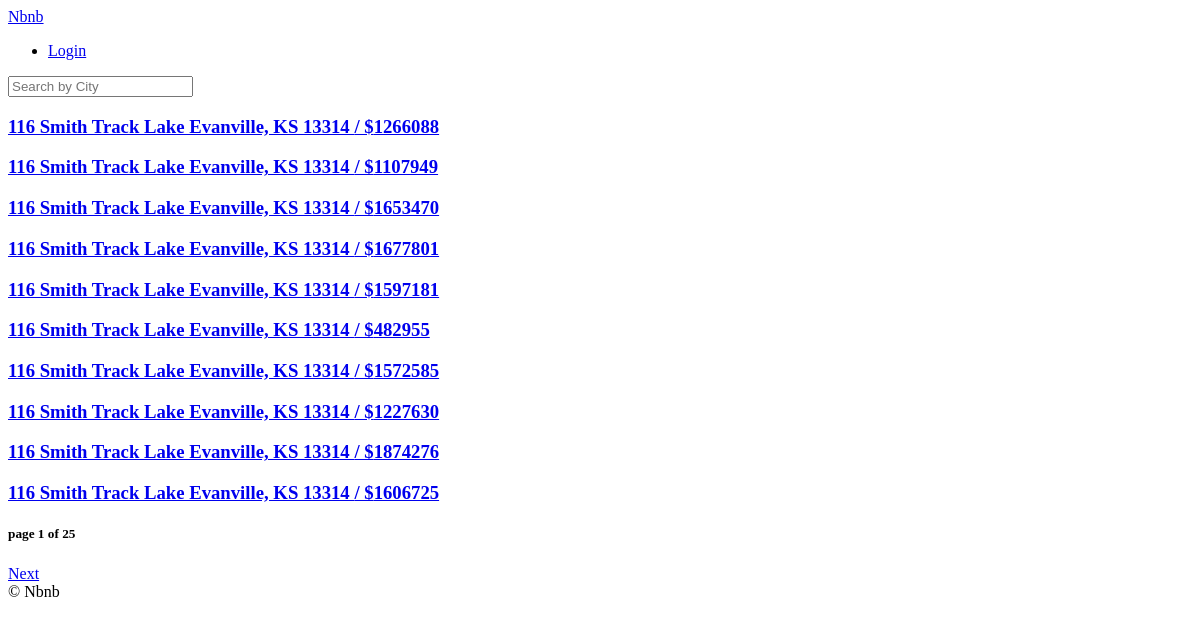
/, run on an earlier commit of the app's database.
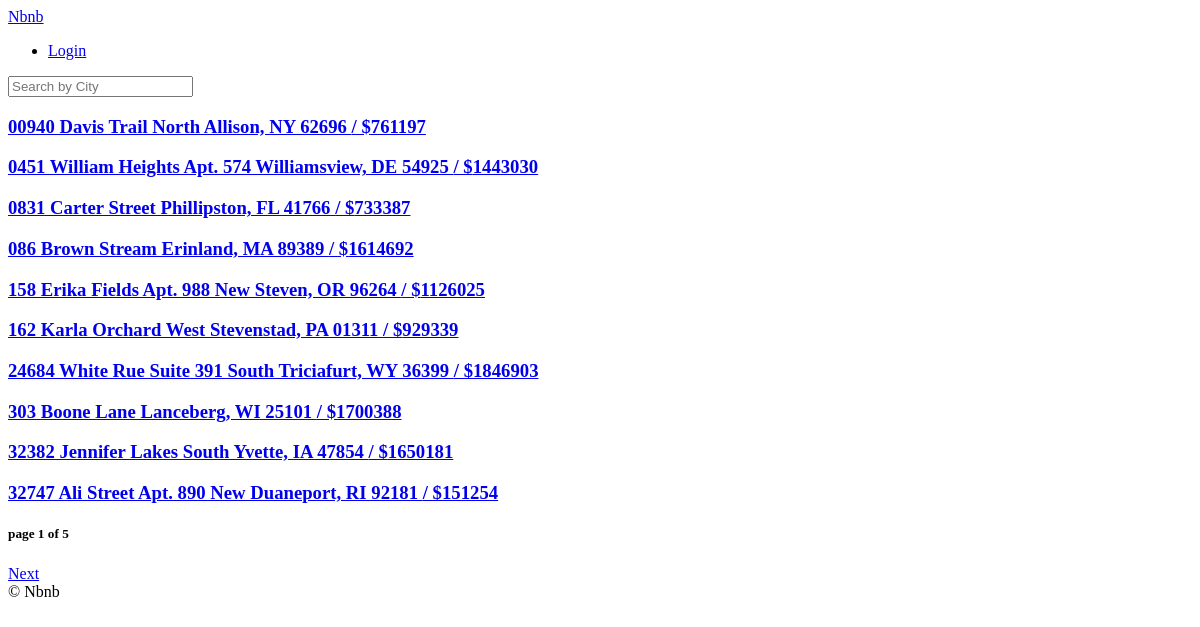
And on a later commit of the database.
### rooms/models.py (models this page shows, shortened)
class Room(core_models.TimeStampedModel):
    name = models.CharField(max_length=140, null=True, blank=True)
    description = models.TextField(null=True, blank=True)
    country = CountryField(null=True, blank=True)
    city = models.CharField(max_length=80, null=True, blank=True)
    price = models.IntegerField(null=True, blank=True)
    address = models.CharField(max_length=140, null=True, blank=True)
    beds = models.IntegerField(null=True, blank=True)
    bedrooms = models.IntegerField(null=True, blank=True)
    baths = models.IntegerField(null=True, blank=True)
    guests = models.IntegerField(null=True, blank=True)
    check_in = models.TimeField(null=True, blank=True)
    check_out = models.TimeField(null=True, blank=True)
    instant_book = models.BooleanField(default=False, null=True, blank=True)
    host = models.ForeignKey(
        user_models.User,
        related_name="rooms",
        on_delete=models.CASCADE,
        null=True,
        blank=True,
    )
    roomtype = models.ForeignKey(
        RoomType,
        on_delete=models.SET_NULL,
        null=True,
    )
    amenities = models.ManyToManyField(Amenity, related_name="rooms")
    facilities = models.ManyToManyField(Facility, related_name="rooms")
    house_rules = models.ManyToManyField(HouseRule, related_name="rooms")

### rooms/views.py (the view)
# urls.py: urlpatterns = [path("", room_views.Homeview.as_view(), name="home")]
class Homeview(ListView):
    model = models.Room
    paginate_by = 10
    paginate_orphans = 5
    ordering = "name"
    page_kwarg = "page"
    template_name = "rooms/room_list.html"

### templates/rooms/room_list.html (shortened to what this page needs)
{% extends "base.html" %}
{% block content %}
{% for room in page_obj.object_list %}
<h3>
    <a href="{% url 'rooms:detail' room.pk %}">{{room.name}} / ${{room.price}}</a>
</h3>
{% endfor %}
<h5>page {{page_obj.number}} of {{page_obj.paginator.num_pages}} </h5>
{% if page_obj.has_next %}
<a href="?page={{page_obj.number|add:1}}">Next</a>
{% endif %}
{% endblock content %}

### templates/base.html (shortened to what this page needs)
<!DOCTYPE html>
<html lang="en">
<head>
</head>
<body>
    <header>
        {% include "partials/nav.html" %}
        {% block search-bar %}
        <form mehod="get" action="{% url 'rooms:search' %}">
            <input name="city" placeholder="Search by City" />
        </form>
        {% endblock search-bar %}
    </header>
    {% block content %}{% endblock %}
    {% include "partials/footer.html" %}
</body>
</html>

### templates/partials/nav.html
<a href="{% url 'core:home' %}">Nbnb</a>
<ul>
    <li><a href={% url "users:login" %}>Login</a></li>
</ul>

### templates/partials/footer.html
<footer>
    &copy; Nbnb
</footer>

What changed in the data, as far as the page shows it:
removed Room: name "116 Smith Track Lake Evanville, KS 13314", price "1266088"
removed Room: name "116 Smith Track Lake Evanville, KS 13314", price "1107949"
removed Room: name "116 Smith Track Lake Evanville, KS 13314", price "1653470"
removed Room: name "116 Smith Track Lake Evanville, KS 13314", price "1677801"
removed Room: name "116 Smith Track Lake Evanville, KS 13314", price "1597181"
removed Room: name "116 Smith Track Lake Evanville, KS 13314", price "482955"
removed Room: name "116 Smith Track Lake Evanville, KS 13314", price "1572585"
removed Room: name "116 Smith Track Lake Evanville, KS 13314", price "1227630"
removed Room: name "116 Smith Track Lake Evanville, KS 13314", price "1874276"
removed Room: name "116 Smith Track Lake Evanville, KS 13314", price "1606725"
added Room: name "00940 Davis Trail North Allison, NY 62696", price "761197"
added Room: name "0451 William Heights Apt. 574 Williamsview, DE 54925", price "1443030"
added Room: name "0831 Carter Street Phillipston, FL 41766", price "733387"
added Room: name "086 Brown Stream Erinland, MA 89389", price "1614692"
added Room: name "158 Erika Fields Apt. 988 New Steven, OR 96264", price "1126025"
added Room: name "162 Karla Orchard West Stevenstad, PA 01311", price "929339"
added Room: name "24684 White Rue Suite 391 South Triciafurt, WY 36399", price "1846903"
added Room: name "303 Boone Lane Lanceberg, WI 25101", price "1700388"
added Room: name "32382 Jennifer Lakes South Yvette, IA 47854", price "1650181"
added Room: name "32747 Ali Street Apt. 890 New Duaneport, RI 92181", price "151254"
Also different on the page:
{{ page_obj.paginator.num_pages }}: "25" → "5"
